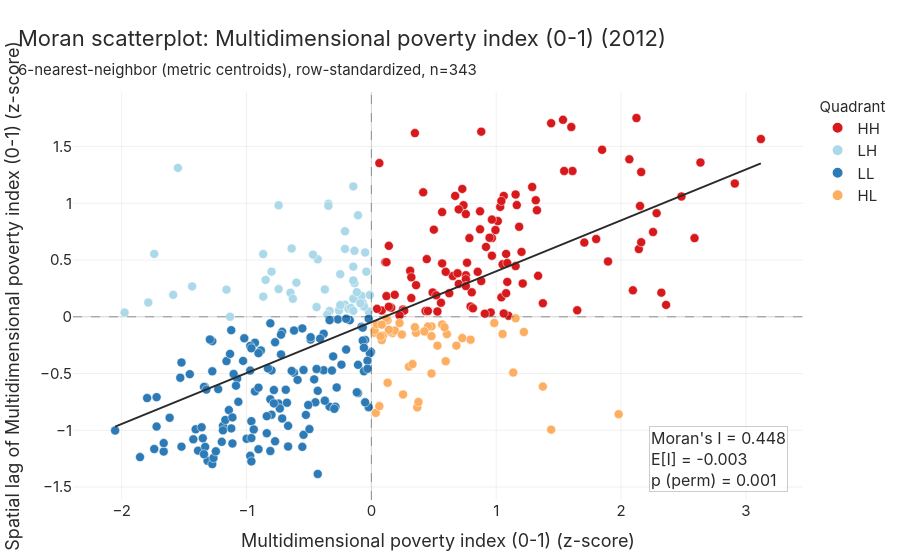

Notebook cell for this chart:
### Markdown cell above
## 4. Global spatial dependence

**Moran's I** summarises in one number whether similar values lie near each other. The Moran scatterplot behind it plots each municipality's poverty against its **spatial lag**, the average poverty of its neighbours, both in standard deviations from the mean of the year. With row-standardised weights, Moran's I is the slope of the line through that cloud. Values near 0 mean no spatial pattern; positive values mean that similar values cluster. Its pseudo p-value compares it with 999 random reshuffles of the values across the map.

### Code cell
moran = {year: geo.moran(mpi, "sdg1_2_mpi", year=year, w=w) for year in YEARS}
moran[2012]

### Figure 1 — Plotly figure (JSON) as saved in the notebook; plotly's stock layout.template omitted (floating-point values rounded to 4 significant figures; data arrays with more than 128 entries replaced by an {"elided": "..."} marker saying what was removed)
{"data": [{"customdata": {"elided": "109x4 mixed values"}, "hovertemplate": "<b>%{customdata[0]}</b><br>Multidimensional poverty index (0-1) (z): %{customdata[1]:.3f}<br>spatial lag (z): %{customdata[2]:.3f}<br>%{customdata[3]}<extra></extra>", "marker": {"color": "#d7191c", "line": {"color": "white", "width": 0.5}, "size": 9}, "mode": "markers", "name": "HH", "type": "scatter", "x": [2.636, 2.066, 0.3107, 1.06, 0.2538, 2.161, 1.535, 1.611, 2.911, 1.155, 0.4151, 0.994, 0.7378, 1.326, 0.7852, 1.089, 0.7947, 1.013, 2.095, 0.6713, 0.6998, 1.706, 0.7567, 1.041, 1.801, 1.051, 0.06397, 0.08295, 0.3582, 1.203, 0.5575, 2.323, 0.3487, 2.152, 3.12, 1.649, 0.8801, 0.8516, 0.7662, 0.5669, 1.098, 2.142, 0.4436, 0.1399, 0.9181, 0.9655, 0.6998, 0.3202, 0.491, 0.4341, 0.3202, 0.9465, 1.079, 0.7567, 0.956, 1.374, 0.1209, 0.1873, 0.6239, 0.6524, 1.184, 0.8042, 0.7567, 0.5669, 0.2633, 1.896, 0.529, 0.8706, 0.9655, 0.2253, 0.6903, 0.9086, 1.089, 0.8706, 1.06, 0.1114, 0.7567, 0.7283, 1.032, 1.317, 1.288, 0.9655, 1.041, 2.588, 0.5954, 2.256, 0.5195, 1.212, 0.8137, 1.165, 2.484, 1.601, 1.44, 2.123, 1.155, 1.848, 1.544, 0.5005, 2.361, 0.8801, 1.336, 2.285, 0.1209, 1.079, 2.161, 0.4531, 0.04499, 0.1589, 0.1399], "y": [1.359, 1.388, 0.4056, 1.065, 0.06397, 1.276, 1.736, 1.285, 1.174, 0.4467, 1.097, 0.7646, 0.9829, 0.9386, 0.6935, 0.3075, 0.09086, 0.8437, 0.2332, 1.065, 0.9465, 0.6539, 0.9054, 0.1715, 0.6856, 0.4625, 1.355, 0.05606, 0.2791, 0.5717, 0.1241, 0.2126, 1.619, 0.9766, 1.567, 0.05764, 0.3155, 0.3961, 0.4768, 0.9228, 0.008609, 0.597, 0.5084, 0.6255, 0.616, 0.6935, 0.2901, 0.3487, 0.2142, 0.05131, 0.1652, 0.6966, 0.5543, 0.3661, 0.03866, 0.1193, 0.1826, 0.1937, 0.2079, 0.3597, 0.7931, 0.2158, 0.3313, 0.4705, 0.05448, 0.4879, 0.04657, 0.771, 0.5385, 0.01335, 0.3835, 0.02759, 0.4736, 0.9291, 0.02917, 0.4815, 0.2712, 1.127, 0.9687, 1.027, 1.144, 0.8564, 1.021, 0.6935, 0.3961, 0.7473, 0.1889, 0.2933, 0.07504, 0.9845, 1.06, 1.673, 1.706, 1.752, 1.078, 1.472, 1.285, 0.7678, 0.1051, 1.631, 0.3613, 0.9133, 0.4815, 0.2079, 0.6571, 0.05131, 0.07029, 0.07978, 0.08927]}, {"customdata": {"elided": "52x4 mixed values"}, "hovertemplate": "<b>%{customdata[0]}</b><br>Multidimensional poverty index (0-1) (z): %{customdata[1]:.3f}<br>spatial lag (z): %{customdata[2]:.3f}<br>%{customdata[3]}<extra></extra>", "marker": {"color": "#abd9e9", "line": {"color": "white", "width": 0.5}, "size": 9}, "mode": "markers", "name": "LH", "type": "scatter", "x": [-0.2112, -0.3441, -1.549, -0.8661, -0.4295, -0.7427, -0.08787, -0.04042, -0.1353, -0.439, -0.8471, -0.6478, -0.3346, -0.2587, -0.2112, -0.06889, -0.07838, -0.7427, -0.4675, -0.6003, -0.1448, -0.8661, -0.1448, -0.04991, -0.1353, -0.1163, -0.2112, -0.1828, -1.132, -0.01195, -0.2492, -0.2492, -0.1638, -1.787, -0.1448, -0.02144, -1.976, -0.0594, -0.3726, -0.3441, -0.1069, -0.1448, -1.16, -0.6383, -0.6288, -0.08787, -0.1448, -1.435, -1.739, -0.7996, -1.587, -0.3536], "y": [0.7536, 0.9956, 1.312, 0.5527, 0.5068, 0.2443, 0.1541, 0.3977, 0.2981, 0.08611, 0.3249, 0.2111, 0.05131, 0.05606, 0.1067, 0.1225, 0.1842, 0.9829, 0.548, 0.3012, 0.1589, 0.1778, 0.3202, 0.5669, 0.5812, 0.2174, 0.5986, 0.07029, 0.0007009, 0.1921, 0.3756, 0.1035, 0.0782, 0.1257, 0.0529, 0.04657, 0.03708, 0.09086, 0.2411, 0.9782, 0.8943, 1.149, 0.2395, 0.6017, 0.1589, 0.1193, 0.442, 0.268, 0.5543, 0.3977, 0.1937, 0.0181]}, {"customdata": {"elided": "136x4 mixed values"}, "hovertemplate": "<b>%{customdata[0]}</b><br>Multidimensional poverty index (0-1) (z): %{customdata[1]:.3f}<br>spatial lag (z): %{customdata[2]:.3f}<br>%{customdata[3]}<extra></extra>", "marker": {"color": "#2c7bb6", "line": {"color": "white", "width": 0.5}, "size": 9}, "mode": "markers", "name": "LL", "type": "scatter", "x": {"elided": "136 float values"}, "y": {"elided": "136 float values"}}, {"customdata": {"elided": "46x4 mixed values"}, "hovertemplate": "<b>%{customdata[0]}</b><br>Multidimensional poverty index (0-1) (z): %{customdata[1]:.3f}<br>spatial lag (z): %{customdata[2]:.3f}<br>%{customdata[3]}<extra></extra>", "marker": {"color": "#fdae61", "line": {"color": "white", "width": 0.5}, "size": 9}, "mode": "markers", "name": "HL", "type": "scatter", "x": [0.6049, 0.5669, 0.02601, 1.44, 0.09244, 1.222, 0.3012, 1.051, 0.1304, 0.4815, 0.1684, 0.3582, 0.5859, 0.529, 0.3297, 0.5954, 0.1494, 0.3676, 0.4531, 1.374, 1.981, 0.4815, 0.7947, 0.1873, 1.155, 0.08295, 0.2253, 0.6808, 0.7283, 0.1209, 0.02601, 0.04499, 0.2443, 1.136, 0.1399, 0.4246, 0.0355, 0.06397, 0.9845, 0.3487, 0.4815, 0.07346, 0.3771, 0.08295, 0.2538, 0.1304], "y": [-0.1527, -0.06731, -0.1401, -0.9942, -0.167, -0.1337, -0.439, -0.1511, -0.02935, -0.08471, -0.1432, -0.1401, -0.09262, -0.2539, -0.4169, -0.3916, -0.1306, -0.798, -0.08629, -0.6146, -0.8581, -0.1701, -0.2018, -0.1211, -0.01353, -0.2049, -0.05466, -0.2539, -0.1875, -0.01195, -0.1179, -0.06573, -0.1559, -0.4912, -0.1148, -0.129, -0.8471, -0.787, -0.05466, -0.09104, -0.4991, -0.1717, -0.7506, -0.06889, -0.6842, -0.5814]}, {"hoverinfo": "skip", "line": {"color": "#2a2a2a", "width": 2}, "mode": "lines", "name": "OLS fit", "showlegend": false, "type": "scatter", "x": [-2.052, 3.12], "y": [-0.9674, 1.352]}], "layout": {"annotations": [{"align": "left", "bgcolor": "rgba(255,255,255,0.72)", "bordercolor": "rgba(0,0,0,0.2)", "borderwidth": 1, "showarrow": false, "text": "Moran's I = 0.448<br>E[I] = -0.003<br>p (perm) = 0.001", "x": 0.98, "xanchor": "right", "xref": "paper", "y": 0.02, "yanchor": "bottom", "yref": "paper"}], "legend": {"title": {"text": "Quadrant"}}, "margin": {"t": 92}, "shapes": [{"line": {"color": "rgba(0,0,0,0.35)", "dash": "dash", "width": 1}, "type": "line", "x0": 0, "x1": 1, "xref": "x domain", "y0": 0.0, "y1": 0.0, "yref": "y"}, {"line": {"color": "rgba(0,0,0,0.35)", "dash": "dash", "width": 1}, "type": "line", "x0": 0.0, "x1": 0.0, "xref": "x", "y0": 0, "y1": 1, "yref": "y domain"}], "title": {"subtitle": {"text": "6-nearest-neighbor (metric centroids), row-standardized, n=343"}, "text": "Moran scatterplot: Multidimensional poverty index (0-1) (2012)"}, "xaxis": {"title": {"text": "Multidimensional poverty index (0-1) (z-score)"}}, "yaxis": {"title": {"text": "Spatial lag of Multidimensional poverty index (0-1) (z-score)"}}}}
